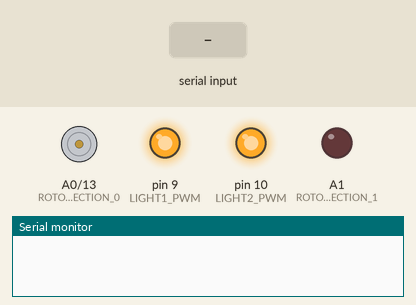
This sketch was run on a simulated Arduino Uno, built with avr-gcc and run on an emulated ATmega328P. Parts: direction and speed pins drawn as motors (green arrow = direction pin HIGH = forward, orange = LOW = backward, longer = more drive), output pins drawn as LEDs (lit = HIGH), the last lines printed to the serial monitor. Inputs (shaded band) come from the test bench.

Above: at 1.2 s.
1.3 s: "A90\n" received over Serial
At 3.2 s:
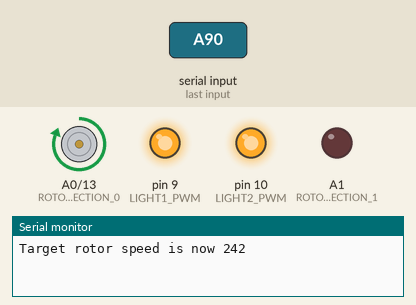
3.7 s: "B90\n" received over Serial
At 4.5 s:
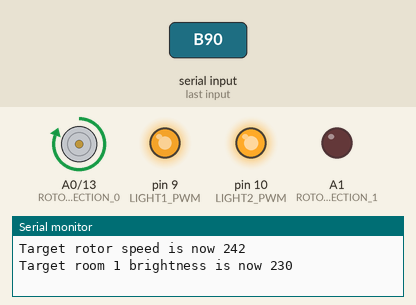
5.3 s: "C90\n" received over Serial
At 5.7 s:
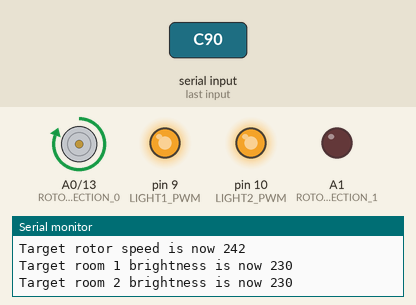
Timing chart, 0 to 8.3 s (numbered marks = the images above; inputs shaded):
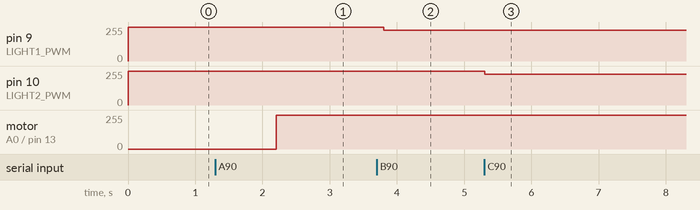

The sketch:

hit_windrad.ino
```cpp
// pinout mapping
const int ROTOR_PWM         = 13; // usually also holds the onboard LED
const int ROTOR_DIRECTION_0 = A0;
const int ROTOR_DIRECTION_1 = A1;
const int LIGHT1_PWM        = 9;
const int LIGHT2_PWM        = 10;

// calibration data
const int ROTOR_MIN_SPEED   = 120;
const int ROTOR_MAX_SPEED   = 255;
const int ROTOR_WEIRD_NOISE = 50;

// temp data storage
String serialInputBuffer = "";
int targetRotorSpeed = 0;
int actualRotorSpeed = 0;
int actualRoom1Light = 255;
int actualRoom2Light = 255;


void setup() {
  // init serial communication
  Serial.begin(9600);

  // init pinouts
  pinMode(ROTOR_PWM, OUTPUT);
  pinMode(ROTOR_DIRECTION_0, OUTPUT);
  pinMode(ROTOR_DIRECTION_1, OUTPUT);
  pinMode(LIGHT1_PWM, OUTPUT);
  pinMode(LIGHT2_PWM, OUTPUT);

  digitalWrite(ROTOR_PWM, LOW);           // switch rotor off
  digitalWrite(ROTOR_DIRECTION_0, HIGH);  // rotor moves counter-clockwise
  digitalWrite(ROTOR_DIRECTION_1, LOW);
  digitalWrite(LIGHT1_PWM, HIGH);         // switch lights on
  digitalWrite(LIGHT2_PWM, HIGH);
}

void loop() {
  // read serial input
  while (Serial.available()) {
    char rcvdChar = (char)Serial.read();
    if (('\r' == rcvdChar) || ('\n' == rcvdChar)) {
      // command is finished -> execute
      if (0 < serialInputBuffer.length()) {
        executeCommand(serialInputBuffer);
      }
      serialInputBuffer = "";
    } else {
      // command is still being received
      serialInputBuffer += rcvdChar;
    }
  }

  // change speeds/brightnesses slowly (do not abruptly start/stop things)
  if (targetRotorSpeed > actualRotorSpeed) {
    actualRotorSpeed++;
    if (actualRotorSpeed < ROTOR_MIN_SPEED) {
      actualRotorSpeed = ROTOR_MIN_SPEED;
    }
  }
  if (targetRotorSpeed < actualRotorSpeed) {
    actualRotorSpeed--;
    if (actualRotorSpeed < ROTOR_WEIRD_NOISE) {
      actualRotorSpeed = 0;
    }
  }

  analogWrite(ROTOR_PWM, actualRotorSpeed);
  analogWrite(LIGHT1_PWM, actualRoom1Light);
  analogWrite(LIGHT2_PWM, actualRoom2Light);

  delay(100);
}

void executeCommand(String command) {
  /*
   * command format: X00 with
   *  X  : either 'A' for rotor, 'B' for light in room1, 'C' for light in room2
   *  000: percentage of maximum speed/brightness [0,99] (zero-padded on the left)
   */
  char actor;
  int speed;

  if (3 == command.length()) {

    // detect actor
    actor = command.charAt(0);

    // parse speed (Oh I fucking hate how C handles strings!)
    char temp[2];
    temp[0] = command.charAt(1);
    temp[1] = command.charAt(2);
    speed = atoi(temp);

    switch (actor) {
      case 'A': // rotor
        targetRotorSpeed = MapRotorSpeed(speed);
        Serial.println("Target rotor speed is now " + String(targetRotorSpeed));
        break;
      case 'B': // room1
        actualRoom1Light = MapBrightness(speed);
        Serial.println("Target room 1 brightness is now " + String(actualRoom1Light));
        break;
      case 'C': // room2
        actualRoom2Light = MapBrightness(speed);
        Serial.println("Target room 2 brightness is now " + String(actualRoom2Light));
        break;
      default: // hu?
        Serial.println("Valid command for invalid actor received and ignored.");
        break;
    }

  } else {
    // A bad command was sent, ignore it
    Serial.println("Bad command received and ignored: " + command + ". Length: " + String(command.length()));
  }
}

int MapBrightness(int percentage) {
  // dirty hack
  if (0 == percentage) return 0;
  if (99 == percentage) return 255;

  // map percentage [0,99] linearly to [0,255]
  return round(255 * (percentage / 100.0));
}

int MapRotorSpeed(int percentage) {
  // dirty hack
  if (0 == percentage) return 0;
  if (99 == percentage) return ROTOR_MAX_SPEED;

  // map percentage [0,99] linearly to [ROTOR_MIN_SPEED, ROTOR_MAX_SPEED]
  return round(ROTOR_MIN_SPEED + ((ROTOR_MAX_SPEED - ROTOR_MIN_SPEED) * (percentage / 100.0)));
}
```

Measured:
- after the input at 1.3 s, motor on A0 (ROTOR_DIRECTION_0) / pin 13 (ROTOR_PWM): stopped → forward 255/255 after 0.90 s
- after the input at 3.7 s, pin 9 (LIGHT1_PWM): 255/255 → 230/255 after 0.10 s
- after the input at 5.3 s, pin 10 (LIGHT2_PWM): 255/255 → 230/255 at once
